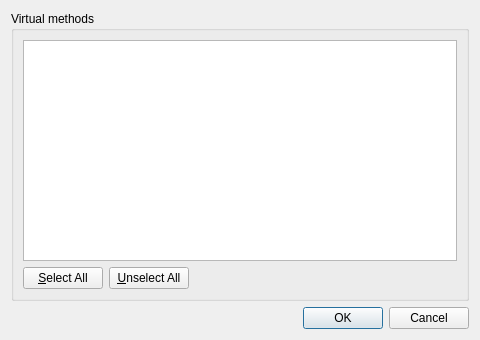
<?xml version="1.0" encoding="UTF-8"?>
<ui version="4.0">
 <class>VirtualMethodsDialog</class>
 <widget class="QDialog" name="VirtualMethodsDialog">
  <property name="geometry">
   <rect>
    <x>0</x>
    <y>0</y>
    <width>480</width>
    <height>340</height>
   </rect>
  </property>
  <property name="windowTitle">
   <string>Virtual Methods</string>
  </property>
  <layout class="QVBoxLayout" name="mainLayout">
   <item>
    <widget class="QGroupBox" name="methodsGroup">
     <property name="title">
      <string>Virtual methods</string>
     </property>
     <layout class="QVBoxLayout" name="groupLayout">
      <item>
       <widget class="QListWidget" name="listMethods">
        <property name="selectionMode">
         <enum>QAbstractItemView::SelectionMode::NoSelection</enum>
        </property>
       </widget>
      </item>
      <item>
       <layout class="QHBoxLayout" name="selectLayout">
        <item>
         <widget class="QPushButton" name="buttonSelectAll">
          <property name="text">
           <string>&amp;Select All</string>
          </property>
         </widget>
        </item>
        <item>
         <widget class="QPushButton" name="buttonUnselectAll">
          <property name="text">
           <string>&amp;Unselect All</string>
          </property>
         </widget>
        </item>
        <item>
         <spacer name="selectSpacer">
          <property name="orientation">
           <enum>Qt::Orientation::Horizontal</enum>
          </property>
          <property name="sizeHint" stdset="0">
           <size>
            <width>40</width>
            <height>20</height>
           </size>
          </property>
         </spacer>
        </item>
       </layout>
      </item>
     </layout>
    </widget>
   </item>
   <item>
    <widget class="QDialogButtonBox" name="buttonBox">
     <property name="orientation">
      <enum>Qt::Orientation::Horizontal</enum>
     </property>
     <property name="standardButtons">
      <set>QDialogButtonBox::StandardButton::Cancel|QDialogButtonBox::StandardButton::Ok</set>
     </property>
    </widget>
   </item>
  </layout>
 </widget>
 <resources/>
 <connections/>
</ui>
